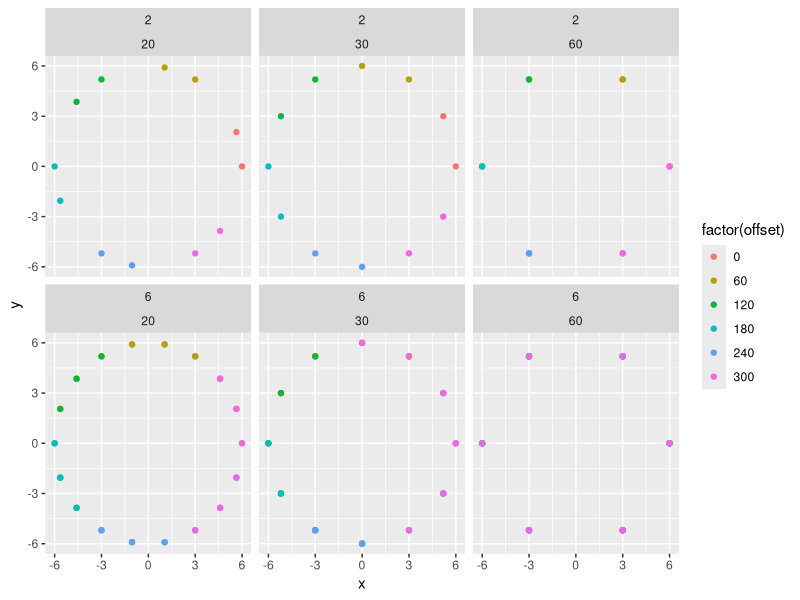

Here is the R script that generated this plot:
#Polar angular values for the different spacings and offsets

library(ggplot2)

streamPositions <- function(nStreams, spacing, offset){
  positions <- numeric(nStreams)
  for(stream in 1:nStreams){
    angle <- spacing*(stream-1)+offset
    positions[stream] <- angle
  }
  return(positions)
}

plotPoints <- expand.grid(
  nStream = c(2,6),
  stream = 1:6,
  spacing = c(60,30,20),
  offset = c(0,60,120,180,240,300),
  x = -999,
  y = -999
)

for(nStream in c(2,6)){
  for(spacing in c(60,30,20)){
    for(offset in seq(0, 360,60)){
      if(offset != 360){
        positions <- streamPositions(nStream,spacing,offset)
        x <- cos(positions/180*pi)*6
        y <- sin(positions/180*pi)*6
        
        if(nStream == 2){
          x <- c(x, NA,NA,NA,NA)
          y <- c(y,NA,NA,NA,NA)
        }
        
        plotPoints$x[plotPoints$nStream == nStream & plotPoints$spacing==spacing & plotPoints$offset==offset] <- x
        plotPoints$y[plotPoints$nStream == nStream & plotPoints$spacing==spacing & plotPoints$offset==offset] <- y
      }
    }
  }
}

ggplot(plotPoints, aes(x = x, y=y))+
  geom_point(aes(colour = factor(offset)))+
  facet_wrap(~nStream+spacing)
